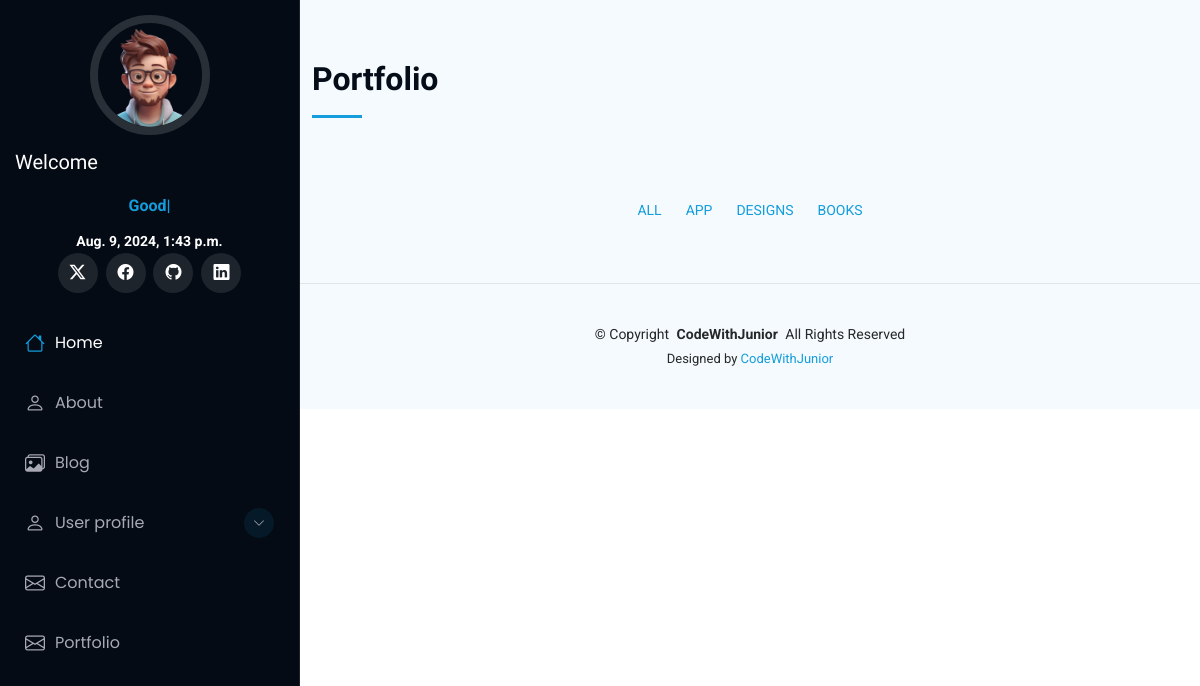
Page /portfolio/ on the earlier database version.
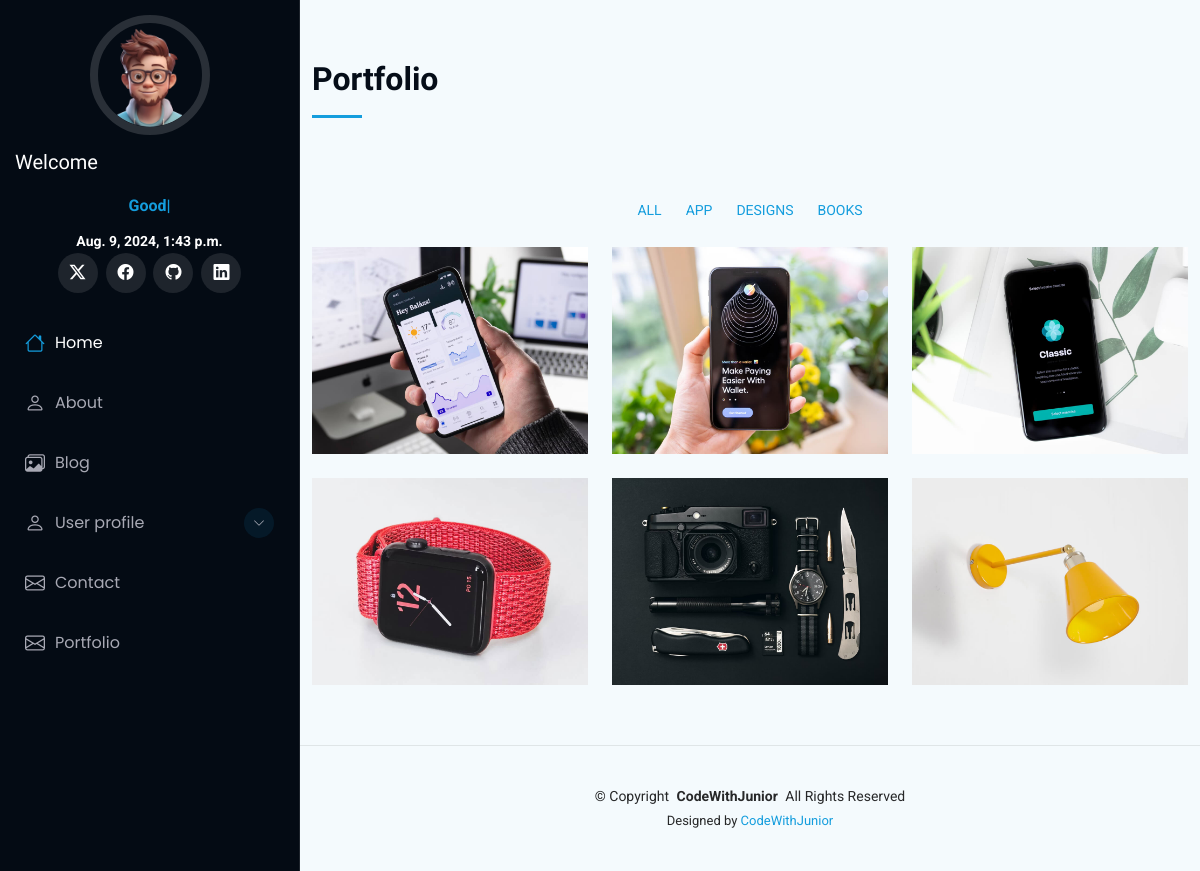
Same page on the later database version.
### portfolio/models.py (models this page shows, shortened)
class Project_details(models.Model):
    proj_name = models.CharField(max_length=50)
    img = models.ImageField(upload_to='projects', blank=True, null=True)
    proj_category = models.ForeignKey(Category, on_delete=models.CASCADE)
    client = models.CharField(max_length=80)
    proj_date = models.DateField(auto_now=True)
    proj_url = models.CharField(max_length=200, null=True)
    proj_detail = models.TextField()

### portfolio/views.py (the view)
# urls.py: path('portfolio/', views.portfolio, name="portfolio"),
def portfolio(request):
    projects = Project_details.objects.all()
    context = {"projects": projects, "insert_date":date, "insert_msg": msg}
    return render(request, "portfolio.html", context)

### templates/portfolio.html (shortened to what this page needs)
{% extends "basic.html" %}
{% load static %}
{% block body %}
<section id="portfolio" class="portfolio section light-background">
    <div class="container section-title" data-aos="fade-up">
      <h2>Portfolio</h2>
    </div>
    <div class="container">
      <div class="isotope-layout" data-default-filter="*" data-layout="masonry" data-sort="original-order">
        <ul class="portfolio-filters isotope-filters" data-aos="fade-up" data-aos-delay="100">
          <li data-filter="*" class="filter-active">
            <a href="{% url "portfolio" %}">
              All
            </a>
          </li>
          <li data-filter=".filter-app">
            <a href="{% url "portfolio_cat" "Web development" %}">
              App
            </a>
          </li>
          <li data-filter=".filter-branding">
            <a href="{% url "portfolio_cat" "Designs"%}">
              Designs
            </a>
          </li>
          <li data-filter=".filter-books">
  <a href="{% url "portfolio_cat" "Books" %}">
    Books
  </a>
      </li>
        </ul>
        <div class="row gy-4 isotope-container" data-aos="fade-up" data-aos-delay="200">
          {% for proj in projects %}
          <div class="col-lg-4 col-md-6 portfolio-item isotope-item filter-app">
            <div class="portfolio-content h-100">
              <img src="{{proj.img.url}}" class="img-fluid" alt="">
            </div>
          </div>
          {% endfor %}
        </div>
      </div>
    </div>
  </section>
{% endblock body %}

### templates/basic.html (shortened to what this page needs)
{% load static %}
<!DOCTYPE html>
<html lang="en">
<head>
  <link href="{% static "assets/vendor/bootstrap/css/bootstrap.min.css" %}" rel="stylesheet">
  <link href="{% static "assets/vendor/bootstrap-icons/bootstrap-icons.css" %}" rel="stylesheet">
  <link href="{% static "assets/vendor/aos/aos.css " %}" rel="stylesheet">
  <link href="{% static "assets/vendor/glightbox/css/glightbox.min.css" %}" rel="stylesheet">
  <link href="{% static "assets/vendor/swiper/swiper-bundle.min.css" %}" rel="stylesheet">
   <link href="{% static "assets/css/styles.css" %}" rel="stylesheet">
</head>
<body class="index-page">
  <header id="header" class="header dark-background d-flex flex-column header-div">
    <div class="profile-img">
      <img src="{% static "assets/img/img.png" %}" alt="" class="img-fluid rounded-circle">
    </div>
    <a href="index.html" class="logo align-items-center justify-content-center">
      <h5 class="sitename">
        Welcome {{user.username}}
      </h5>
      <br>
      <center>
        <b>
          <span class="auto-type"></span>
        </b>
      </center>
    </a>
      <center>
        <small>
          <b>
            {{insert_date}}
          </b>
        </small>
      </center>
    <div class="social-links text-center">
      <a href="https://x.com/JChibuzor78315" class="twitter"><i class="bi bi-twitter-x"></i></a>
      <a href="https://web.facebook.com/profile.php?id=100079628749270" class="facebook"><i class="bi bi-facebook"></i></a>
      <a href="https://github.com/juniorssignature21" class="google-plus"><i class="bi bi-github"></i></a>
      <a href="https://www.linkedin.com/in/john-john-4253a72b8/" class="linkedin"><i class="bi bi-linkedin"></i></a>
    </div>
    <nav id="navmenu" class="navmenu">
      <ul>
        <li><a href="/" class="active"><i class="bi bi-house navicon"></i>Home</a></li>
        <li><a href="/about"><i class="bi bi-person navicon"></i> About</a></li>
        <li><a href="/blog"><i class="bi bi-images navicon"></i> Blog</a></li>
        <li class="dropdown"><a href="#"><i class="bi bi-person navicon"></i> <span>User profile</span> <i class="bi bi-chevron-down toggle-dropdown"></i></a>
        </li>
        <li><a href="/contact"><i class="bi bi-envelope navicon"></i> Contact</a></li>
        <li><a href="/portfolio"><i class="bi bi-envelope navicon"></i>Portfolio</a></li>
      </ul>
    </nav>
  </header>
<main class="main">
{% block body %}
{% endblock body %}
</main>
  <footer id="footer" class="footer position-relative light-background">
    <div class="container">
      <div class="copyright text-center ">
        <p>© <span>Copyright</span> <strong class="px-1 sitename">CodeWithJunior</strong> <span>All Rights Reserved</span></p>
      </div>
      <div class="credits">
        Designed by <a href="https://bootstrapmade.com/">CodeWithJunior</a>
      </div>
    </div>
  </footer>
</body>
</html>

Differences in the rows shown:
added Project_details: img (picture)
added Project_details: img (picture)
added Project_details: img (picture)
added Project_details: img (picture)
added Project_details: img (picture)
added Project_details: img (picture)
